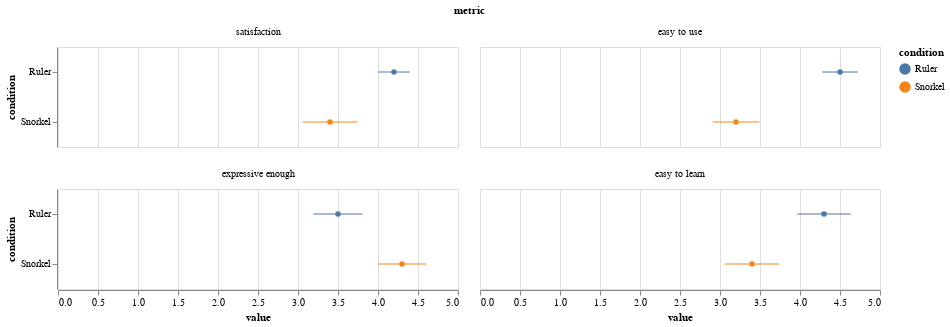

This figure's notebook cell:
### Code cell
error_bars = alt.Chart(df_qm).mark_errorbar(extent='stderr').encode(
  x=alt.X('value:Q'),
  y=alt.Y('condition:N'),
      color=alt.Color('condition:N', sort=['ruler'])
).properties(width=400,height=100)

points = alt.Chart(df_qm).mark_point(filled=True).encode(
  x=alt.X('value:Q', aggregate='mean'),
  y=alt.Y('condition:N'),
    color=alt.Color('condition:N', sort=['ruler'])
).properties(width=400,height=100)

(error_bars + points).facet(
    facet= alt.Facet('metric:N',sort=['ease of use', 'expressivity', 'ease of learning', 'overall']),
    columns=2
)
